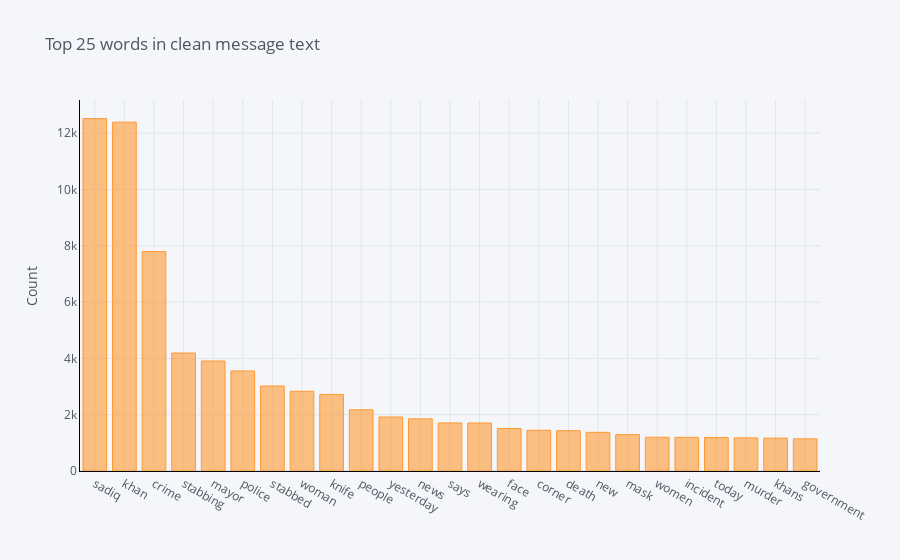
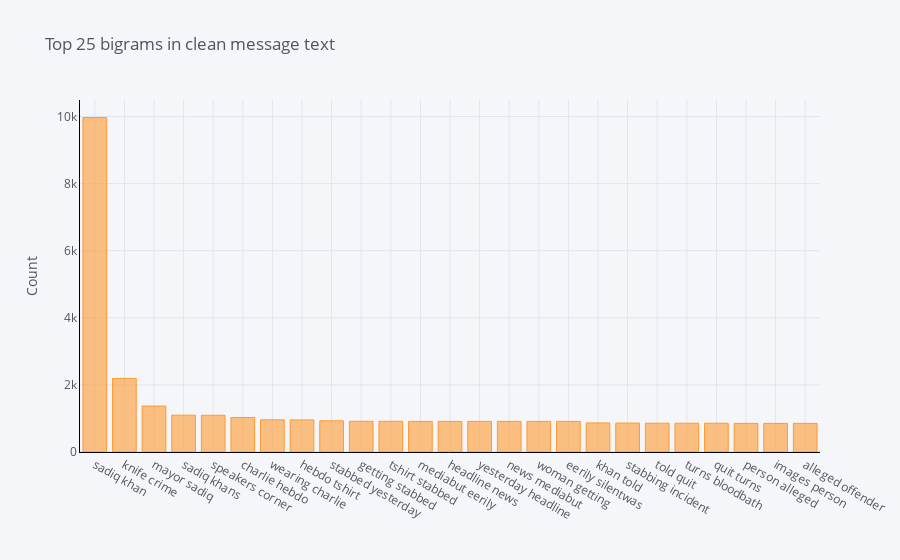
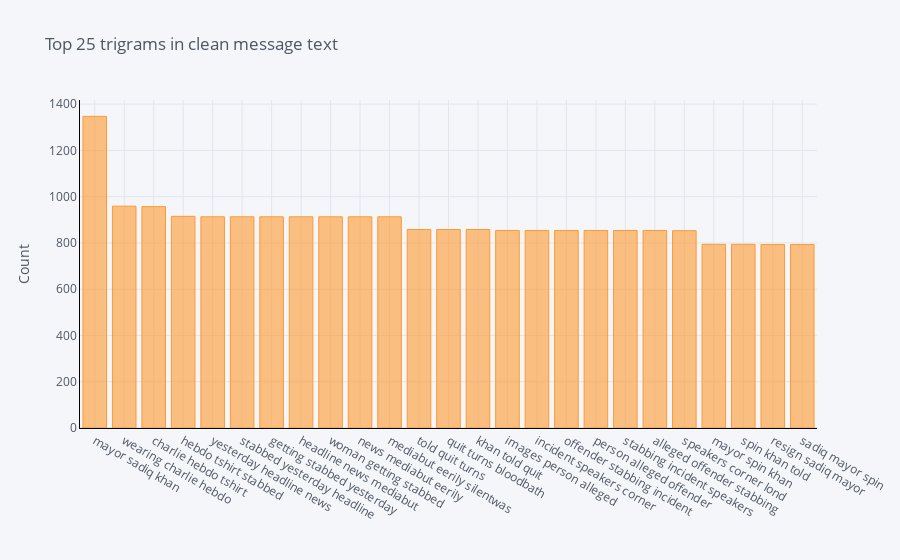

The code cell stored with these charts, in order, in its notebook:
### Code cell
print("Number of all words = " + str(len(unique_all))) # we have 462922 unique words
print("Number of hash_tags = " + str(len(unique_hashtag))) 

plot_ngrams(all_tweet_cleaned, 'Clean_MessageText')

### Figure 1 — Plotly figure (JSON) as saved in the notebook; plotly's stock layout.template omitted (floating-point values rounded to 4 significant figures)
{"data": [{"marker": {"color": "rgba(255, 153, 51, 0.6)", "line": {"color": "rgba(255, 153, 51, 1.0)", "width": 1}}, "name": "count", "orientation": "v", "text": "", "type": "bar", "x": ["sadiq", "khan", "crime", "stabbing", "mayor", "police", "stabbed", "woman", "knife", "people", "yesterday", "news", "says", "wearing", "face", "corner", "death", "new", "mask", "women", "incident", "today", "murder", "khans", "government"], "y": [12519, 12392, 7793, 4191, 3907, 3555, 3020, 2832, 2720, 2172, 1919, 1852, 1708, 1705, 1510, 1447, 1432, 1373, 1291, 1200, 1196, 1192, 1177, 1168, 1143]}], "layout": {"legend": {"bgcolor": "#F5F6F9", "font": {"color": "#4D5663"}}, "paper_bgcolor": "#F5F6F9", "plot_bgcolor": "#F5F6F9", "title": {"font": {"color": "#4D5663"}, "text": "Top 25 words in clean message text"}, "xaxis": {"gridcolor": "#E1E5ED", "linecolor": "black", "showgrid": true, "tickfont": {"color": "#4D5663"}, "title": {"font": {"color": "#4D5663"}, "text": ""}, "zerolinecolor": "#E1E5ED"}, "yaxis": {"gridcolor": "#E1E5ED", "linecolor": "black", "showgrid": true, "tickfont": {"color": "#4D5663"}, "title": {"font": {"color": "#4D5663"}, "text": "Count"}, "zerolinecolor": "#E1E5ED"}}}

### Figure 2 — Plotly figure (JSON) as saved in the notebook; plotly's stock layout.template omitted (floating-point values rounded to 4 significant figures)
{"data": [{"marker": {"color": "rgba(255, 153, 51, 0.6)", "line": {"color": "rgba(255, 153, 51, 1.0)", "width": 1}}, "name": "count", "orientation": "v", "text": "", "type": "bar", "x": ["sadiq khan", "knife crime", "mayor sadiq", "sadiq khans", "speakers corner", "charlie hebdo", "wearing charlie", "hebdo tshirt", "stabbed yesterday", "getting stabbed", "tshirt stabbed", "mediabut eerily", "headline news", "yesterday headline", "news mediabut", "woman getting", "eerily silentwas", "khan told", "stabbing incident", "told quit", "turns bloodbath", "quit turns", "person alleged", "images person", "alleged offender"], "y": [9968, 2194, 1370, 1097, 1095, 1029, 960, 957, 930, 915, 915, 913, 913, 913, 913, 913, 913, 866, 863, 858, 858, 858, 854, 854, 854]}], "layout": {"legend": {"bgcolor": "#F5F6F9", "font": {"color": "#4D5663"}}, "paper_bgcolor": "#F5F6F9", "plot_bgcolor": "#F5F6F9", "title": {"font": {"color": "#4D5663"}, "text": "Top 25 bigrams in clean message text"}, "xaxis": {"gridcolor": "#E1E5ED", "linecolor": "black", "showgrid": true, "tickfont": {"color": "#4D5663"}, "title": {"font": {"color": "#4D5663"}, "text": ""}, "zerolinecolor": "#E1E5ED"}, "yaxis": {"gridcolor": "#E1E5ED", "linecolor": "black", "showgrid": true, "tickfont": {"color": "#4D5663"}, "title": {"font": {"color": "#4D5663"}, "text": "Count"}, "zerolinecolor": "#E1E5ED"}}}

### Figure 3 — Plotly figure (JSON) as saved in the notebook; plotly's stock layout.template omitted (floating-point values rounded to 4 significant figures)
{"data": [{"marker": {"color": "rgba(255, 153, 51, 0.6)", "line": {"color": "rgba(255, 153, 51, 1.0)", "width": 1}}, "name": "count", "orientation": "v", "text": "", "type": "bar", "x": ["mayor sadiq khan", "wearing charlie hebdo", "charlie hebdo tshirt", "hebdo tshirt stabbed", "yesterday headline news", "stabbed yesterday headline", "getting stabbed yesterday", "headline news mediabut", "woman getting stabbed", "news mediabut eerily", "mediabut eerily silentwas", "told quit turns", "quit turns bloodbath", "khan told quit", "images person alleged", "incident speakers corner", "offender stabbing incident", "person alleged offender", "stabbing incident speakers", "alleged offender stabbing", "speakers corner lond", "mayor spin khan", "spin khan told", "resign sadiq mayor", "sadiq mayor spin"], "y": [1347, 959, 957, 915, 913, 913, 913, 913, 913, 913, 913, 858, 858, 858, 854, 854, 854, 854, 854, 854, 853, 794, 794, 793, 793]}], "layout": {"legend": {"bgcolor": "#F5F6F9", "font": {"color": "#4D5663"}}, "paper_bgcolor": "#F5F6F9", "plot_bgcolor": "#F5F6F9", "title": {"font": {"color": "#4D5663"}, "text": "Top 25 trigrams in clean message text"}, "xaxis": {"gridcolor": "#E1E5ED", "linecolor": "black", "showgrid": true, "tickfont": {"color": "#4D5663"}, "title": {"font": {"color": "#4D5663"}, "text": ""}, "zerolinecolor": "#E1E5ED"}, "yaxis": {"gridcolor": "#E1E5ED", "linecolor": "black", "showgrid": true, "tickfont": {"color": "#4D5663"}, "title": {"font": {"color": "#4D5663"}, "text": "Count"}, "zerolinecolor": "#E1E5ED"}}}
